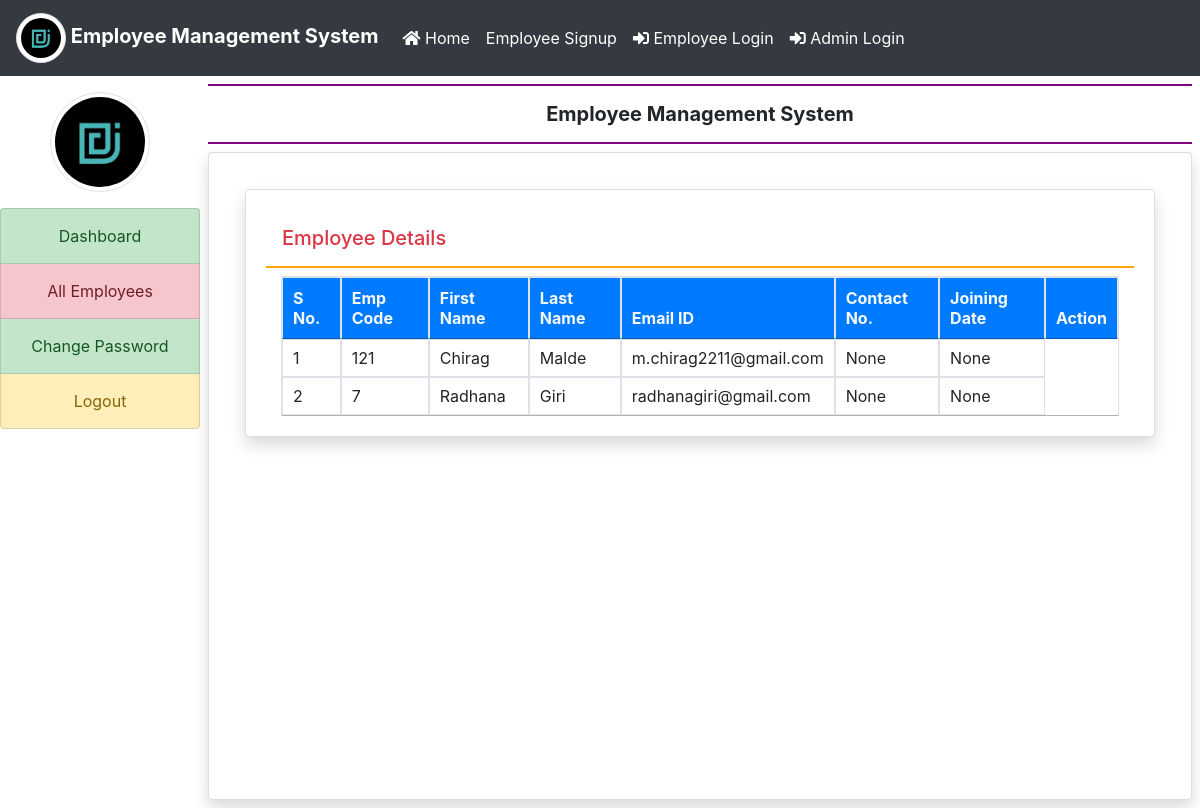
The app's page /all_employees/ (signed in), older data.
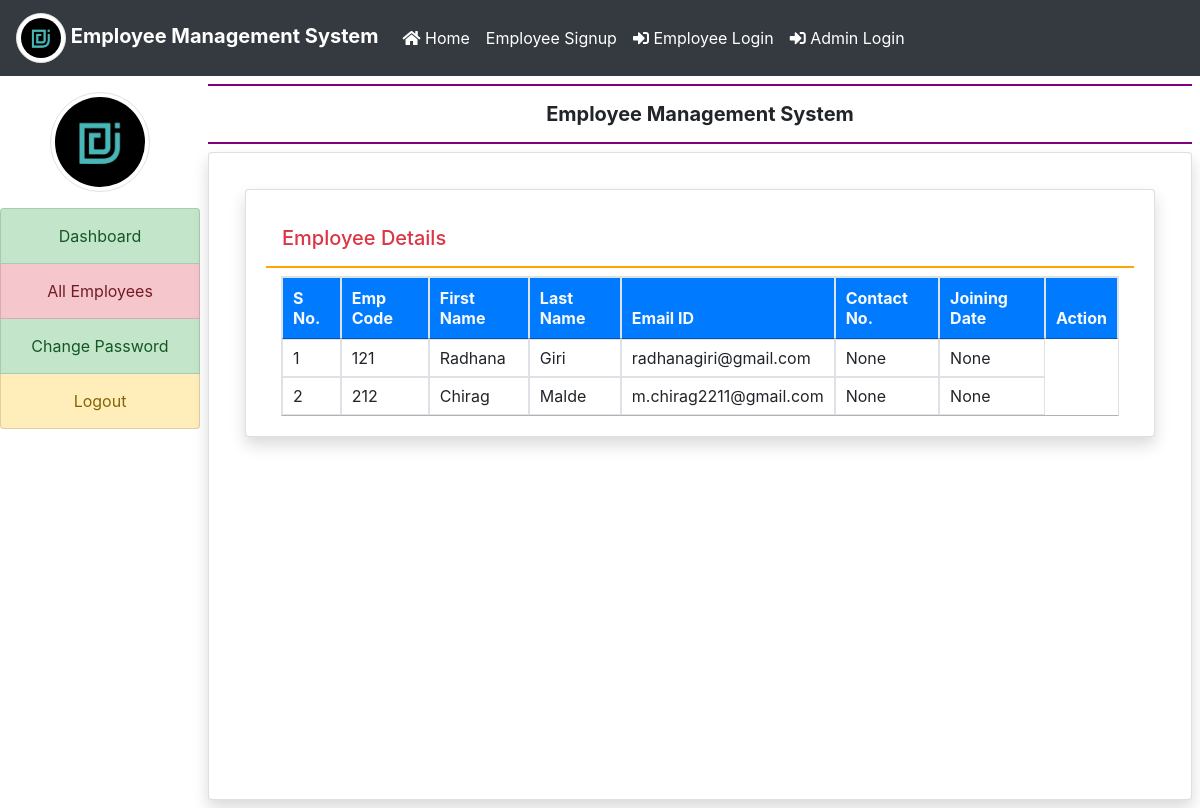
The same page, newer data.
### employee/models.py (models this page shows, shortened)
class EmployeeDetail(models.Model):
    user = models.ForeignKey(User, on_delete=models.CASCADE)
    empcode = models.CharField(max_length=50)
    empaddress = models.CharField(max_length=100, null=True)
    empdept = models.CharField(max_length=100, null=True)
    designation = models.CharField(max_length=100, null=True)
    contact = models.CharField(max_length=15, null=True)
    gender = models.CharField(max_length=50, null=True)
    major = models.CharField(max_length=50,null=True)
    joiningdate = models.DateField(null=True)
    dateofbirth = models.DateField(null=True)

### employee/views.py (the view)
# urls.py: path('all_employees/',all_employees,name='all_employees'),
def all_employees(request):
    if not request.user.is_authenticated:
        return redirect('admin_login')
    employee = EmployeeDetail.objects.all()
    return render(request, 'all_employees.html', locals())

### employee/templates/all_employees.html
{% extends 'admin_base.html' %}
{% block main %}
<div class="card shadow m-3">
    <div class="card-body">
        <h5 class="p-3 text-danger" style="border-bottom : 2px solid orange">Employee Details</h5>
        <div class="container-fluid">
            <table class="table table-bordered table-hover" id="example">
                <thead class="text-light bg-primary">
                <tr>
                    <th>S No.</th>
                    <th>Emp Code</th>
                    <th>First Name</th>
                    <th>Last Name</th>
                    <th>Email ID</th>
                    <th>Contact No.</th>
                    <th>Joining Date</th>
                    <th>Action</th>
                </tr>
                </thead>
                <tbody>
                {% for i in employee %}
                <tr>
                    <td>{{forloop.counter}}</td>
                    <td>{{i.empcode}}</td>
                    <td>{{i.user.first_name}}</td>
                    <td>{{i.user.last_name}}</td>
                    <td>{{i.user.username}}</td>
                    <td>{{i.contact}}</td>
                    <td>{{i.joiningdate}}</td>
                </tr>
                {% endfor %}
                </tbody>
            </table>
        </div>
    </div>
</div>
{% endblock %}

Row changes from the older to the newer data that the page shows:
removed EmployeeDetail: empcode "121", user.first_name "Chirag", user.last_name "Malde", user.username "m.chirag2211@gmail.com", contact "None", joiningdate "None"
removed EmployeeDetail: empcode "7", user.first_name "Radhana", user.last_name "Giri", user.username "radhanagiri@gmail.com", contact "None", joiningdate "None"
added EmployeeDetail: empcode "121", user.first_name "Radhana", user.last_name "Giri", user.username "radhanagiri@gmail.com", contact "None", joiningdate "None"
added EmployeeDetail: empcode "212", user.first_name "Chirag", user.last_name "Malde", user.username "m.chirag2211@gmail.com", contact "None", joiningdate "None"
